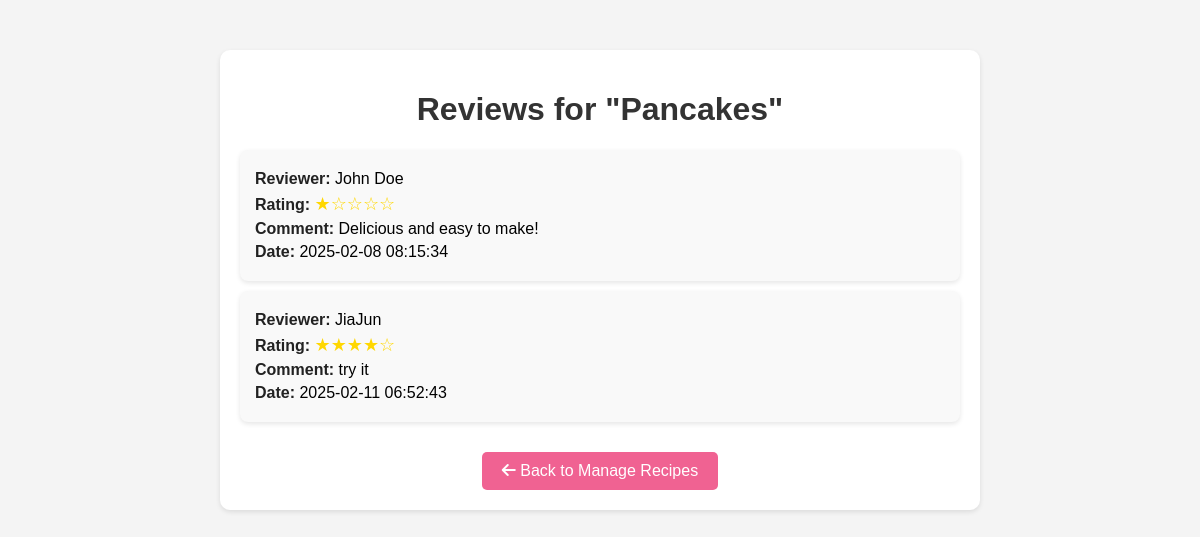
The page /view_review.php?id=1 on the database its author committed.
### tables this page shows
CREATE TABLE `recipe` (
  `recipeID` int(11) NOT NULL,
  `recipeImg` varchar(255) DEFAULT NULL,
  `recipeName` varchar(255) NOT NULL,
  `recipeIngred` text NOT NULL,
  `recipeDesc` text NOT NULL,
  `recipeDate` timestamp NOT NULL DEFAULT current_timestamp(),
  `recipeStatus` enum('Pending','Approved','Rejected','Re-Submitted') NOT NULL,
  `remark` text DEFAULT NULL,
  `userID` int(11) DEFAULT NULL,
  `diffID` int(11) DEFAULT NULL,
  `typeID` int(11) DEFAULT NULL
);

CREATE TABLE `feedback` (
  `feedbackID` int(11) NOT NULL,
  `userID` int(11) DEFAULT NULL,
  `recipeID` int(11) DEFAULT NULL,
  `ratingID` int(11) DEFAULT NULL,
  `comment` text DEFAULT NULL,
  `feedbackDate` timestamp NOT NULL DEFAULT current_timestamp()
);

CREATE TABLE `registered_user` (
  `userID` int(11) NOT NULL,
  `userImg` varchar(255) DEFAULT NULL,
  `userName` varchar(255) NOT NULL,
  `userEmail` varchar(255) NOT NULL,
  `userPass` varchar(255) NOT NULL,
  `userBio` text DEFAULT NULL,
  `favID` int(11) DEFAULT NULL,
  `reset_token` varchar(255) DEFAULT NULL,
  `userStatus` enum('Active','Inactive','Banned') NOT NULL DEFAULT 'Active'
);

CREATE TABLE `rating` (
  `ratingID` int(11) NOT NULL,
  `ratingNum` int(11) NOT NULL,
  `ratingText` varchar(50) NOT NULL
);

### view_review.php (the view, shortened to what this page needs)
<?php
include 'db.php';
$recipeID = $_GET['id'];
$recipeQuery = "SELECT recipeName FROM recipe WHERE recipeID = ?";
$stmt = $conn->prepare($recipeQuery);
$stmt->bind_param("i", $recipeID);
$stmt->execute();
$result = $stmt->get_result();
$recipe = $result->fetch_assoc();
$reviewQuery = "SELECT feedback.comment, feedback.feedbackDate, rating.ratingNum,
                registered_user.userName
                FROM feedback
                LEFT JOIN rating ON feedback.ratingID = rating.ratingID
                LEFT JOIN registered_user ON feedback.userID = registered_user.userID
                WHERE feedback.recipeID = ?";
$stmt = $conn->prepare($reviewQuery);
$stmt->bind_param("i", $recipeID);
$stmt->execute();
$reviews = $stmt->get_result();
?>
<!DOCTYPE html>
<html lang="en">
<head>
    <link rel="stylesheet" href="https://cdnjs.cloudflare.com/ajax/libs/font-awesome/6.4.2/css/all.min.css">
</head>
<body>
    <div class="container">
        <h1>Reviews for "<?= htmlspecialchars($recipe['recipeName']) ?>"</h1>
        <div class="review-list">
            <?php if ($reviews->num_rows > 0) {
                while ($review = $reviews->fetch_assoc()) { ?>
                    <div class="review-item">
                        <p><span class="highlight">Reviewer:</span> <?= htmlspecialchars($review['userName'] ?: 'Anonymous') ?></p>
                        <p><span class="highlight">Rating:</span>
                            <span class="rating"><?= str_repeat("★", $review['ratingNum']) ?><?= str_repeat("☆", 5 - $review['ratingNum']) ?></span>
                        </p>
                        <p><span class="highlight">Comment:</span> <?= nl2br(htmlspecialchars($review['comment'])) ?></p>
                        <p><span class="highlight">Date:</span> <?= $review['feedbackDate'] ?></p>
                    </div>
                <?php }
            } else { ?>
                <p>No reviews available for this recipe.</p>
            <?php } ?>
        </div>
        <a href="manage-recipe.php" class="back-btn"><i class="fas fa-arrow-left"></i> Back to Manage Recipes</a>
    </div>
</body>
</html>

### view_review.php (style rules this page uses)
body { margin: 0; font-family: Arial, sans-serif; background-color: #f4f4f4; }
.container { width: 60%; margin: 50px auto; background-color: white; padding: 20px; border-radius: 10px; box-shadow: 0 2px 5px rgba(0, 0, 0, 0.1); text-align: center; }
h1 { color: #333; }
.review-list { text-align: left; margin-top: 20px; }
.review-item { background-color: #f9f9f9; padding: 15px; margin-bottom: 10px; border-radius: 8px; box-shadow: 0 2px 5px rgba(0, 0, 0, 0.1); }
.review-item p { margin: 5px 0; }
.review-item .rating { color: #FFD700; font-size: 18px; }
.highlight { font-weight: bold; color: #222; }
.back-btn { display: inline-block; padding: 10px 20px; background-color: #f06292; color: white; border-radius: 5px; text-decoration: none; font-size: 16px; margin-top: 20px; }

### rows shown on the page
recipe: recipeName "Pancakes"
feedback: userID.userName "John Doe", ratingID.ratingNum "★", ratingID.ratingNum "☆☆☆☆", comment "Delicious and easy to make!", feedbackDate "2025-02-08 08:15:34"
feedback: userID.userName "JiaJun", ratingID.ratingNum "★★★★", ratingID.ratingNum "☆", comment "try it", feedbackDate "2025-02-11 06:52:43"
